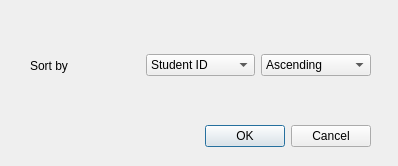
<?xml version="1.0" encoding="UTF-8"?>
<ui version="4.0">
 <class>SortDialog</class>
 <widget class="QDialog" name="SortDialog">
  <property name="geometry">
   <rect>
    <x>0</x>
    <y>0</y>
    <width>398</width>
    <height>166</height>
   </rect>
  </property>
  <property name="windowTitle">
   <string>Dialog</string>
  </property>
  <widget class="QDialogButtonBox" name="buttonBox">
   <property name="geometry">
    <rect>
     <x>30</x>
     <y>120</y>
     <width>341</width>
     <height>32</height>
    </rect>
   </property>
   <property name="orientation">
    <enum>Qt::Horizontal</enum>
   </property>
   <property name="standardButtons">
    <set>QDialogButtonBox::Cancel|QDialogButtonBox::Ok</set>
   </property>
  </widget>
  <widget class="QWidget" name="horizontalLayoutWidget">
   <property name="geometry">
    <rect>
     <x>30</x>
     <y>40</y>
     <width>341</width>
     <height>51</height>
    </rect>
   </property>
   <layout class="QHBoxLayout" name="horizontalLayout_5">
    <item>
     <widget class="QLabel" name="label_21">
      <property name="text">
       <string>Sort by</string>
      </property>
     </widget>
    </item>
    <item>
     <widget class="QComboBox" name="sortTarget">
      <item>
       <property name="text">
        <string>Student ID</string>
       </property>
      </item>
      <item>
       <property name="text">
        <string>Name</string>
       </property>
      </item>
      <item>
       <property name="text">
        <string>Maths</string>
       </property>
      </item>
      <item>
       <property name="text">
        <string>Chemistry</string>
       </property>
      </item>
      <item>
       <property name="text">
        <string>Physics</string>
       </property>
      </item>
      <item>
       <property name="text">
        <string>English</string>
       </property>
      </item>
     </widget>
    </item>
    <item>
     <widget class="QComboBox" name="sortOrder">
      <item>
       <property name="text">
        <string>Ascending</string>
       </property>
      </item>
      <item>
       <property name="text">
        <string>Descending</string>
       </property>
      </item>
     </widget>
    </item>
   </layout>
  </widget>
 </widget>
 <resources/>
 <connections>
  <connection>
   <sender>buttonBox</sender>
   <signal>accepted()</signal>
   <receiver>SortDialog</receiver>
   <slot>accept()</slot>
   <hints>
    <hint type="sourcelabel">
     <x>248</x>
     <y>254</y>
    </hint>
    <hint type="destinationlabel">
     <x>157</x>
     <y>274</y>
    </hint>
   </hints>
  </connection>
  <connection>
   <sender>buttonBox</sender>
   <signal>rejected()</signal>
   <receiver>SortDialog</receiver>
   <slot>reject()</slot>
   <hints>
    <hint type="sourcelabel">
     <x>316</x>
     <y>260</y>
    </hint>
    <hint type="destinationlabel">
     <x>286</x>
     <y>274</y>
    </hint>
   </hints>
  </connection>
 </connections>
</ui>
